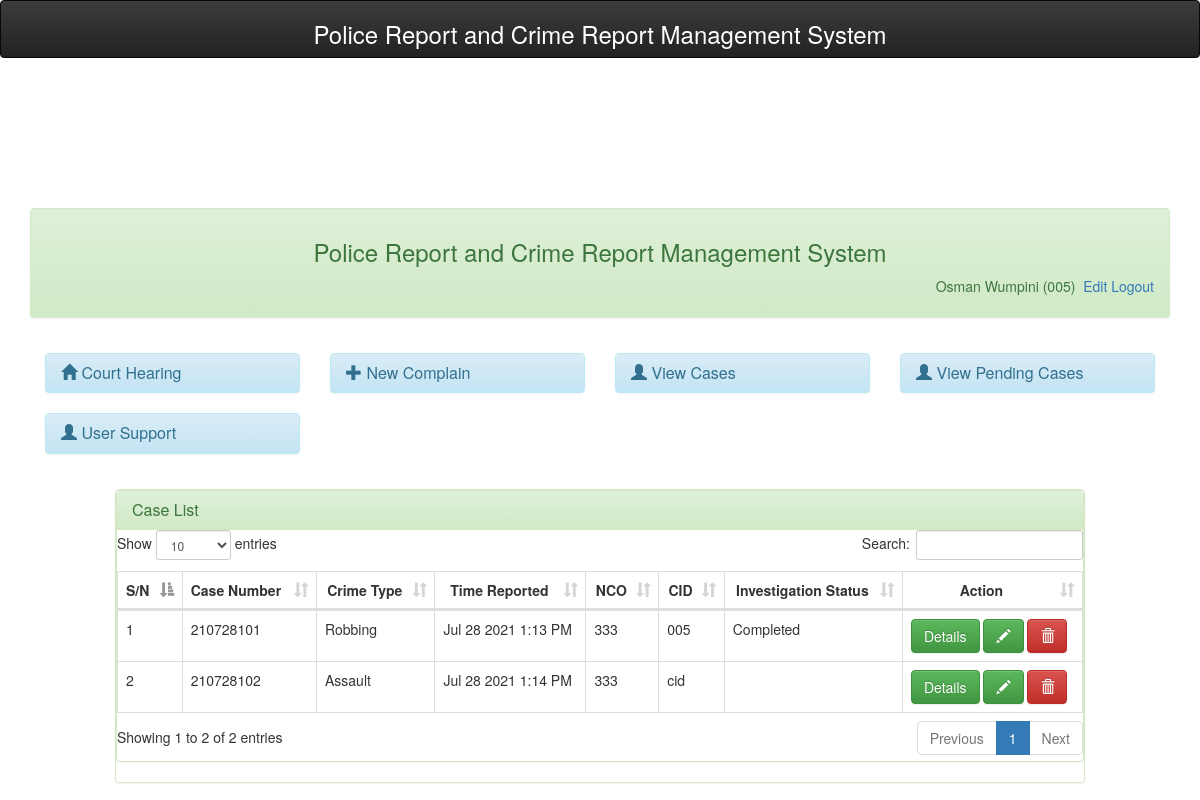
The page /officer/caseview.php (signed in) on the database its author committed.
### tables this page shows
CREATE TABLE `userlogin` (
  `id` int(11) NOT NULL,
  `staffid` varchar(20) NOT NULL,
  `status` varchar(50) NOT NULL,
  `password` varchar(50) NOT NULL,
  `surname` varchar(50) NOT NULL,
  `othernames` varchar(50) NOT NULL,
  `confirmation` text DEFAULT NULL
);

CREATE TABLE `case_table` (
  `case_id` varchar(20) NOT NULL,
  `statement` varchar(200) NOT NULL,
  `caseid` int(11) NOT NULL,
  `date_added` datetime DEFAULT NULL,
  `staffid` varchar(30) NOT NULL,
  `case_type` varchar(50) NOT NULL,
  `status` varchar(50) NOT NULL,
  `cid` varchar(20) NOT NULL DEFAULT 'Not Yet',
  `complete_date` date NOT NULL,
  `diaryofaction` varchar(200) NOT NULL
);

### officer/session.php (called while the page is built, shortened)
<?php
$session_id=$_SESSION['staffid'];
?>

### officer/caseview.php (the view, shortened to what this page needs)
<?php
include('dbconnect.php');
include('header.php');
 ?>
<br />
<div class="container-fluid">
	<?php include('menubar.php');?>
	<div class="col-md-1"></div>
	<div class="col-md-10">
		<div class="panel panel-success">
			<div class="panel panel-success">
			 	<div class="panel-heading">
			 		<h3 class="panel-title">
			 			Case List
			 		</h3>
			 	</div>
<div id="trans-table">
<table id="myTable-trans" class="table table-bordered table-hover" cellspacing="0" width="100%">
	<thead>
	    <tr>
	        <th>S/N</th>
	         <th>Case Number</th>
	        <th ><center>Crime Type</center></th>
	        <th><center>Time Reported</center></th>
	        <th><center>NCO</center></th>
	        <th><center>CID</center></th>
	        <th><center>Investigation Status</center></th>
	        <th><center>Action</center></th>
	    </tr>
	</thead>
    <tbody>
    	<?php
		$sn=0;
		$query=mysqli_query($dbcon,"select * from case_table");
		while($row = mysqli_fetch_array($query)){
		$id = $row['case_id'];
		$sn++;
		?>
		<tr>
        <td><?php echo $sn;?></td>
        <td><?php echo $row['case_id'];?></td>
		<td><?php echo $row['case_type'];?></td>
		<td><?php echo date('M j Y g:i A', strtotime($row['date_added'])); ?></td>
		<td><?php echo $row['staffid']; ?></td>
		<td><?php echo $row['cid']; ?></td>
		<td><?php echo $row['status']; ?></td>
		<td class="empty" width="">
			<a data-placement="left" title="Click to view" id="view<?php echo $id;?>" href="casedetails.php<?php echo '?id='.$id; ?>&status=<?php echo $row['status'] ?>" class="btn btn-success">Details<i class="icon-pencil icon-large"></i></a>
		<button type="button" data-toggle="modal" data-target="#<?php echo $row['case_id'];?>" data-placement="left" title="Click to edit"   class="btn btn-success"><span class="glyphicon glyphicon-pencil" aria-hidden="true"></span></button>
		<button type="button" data-toggle="modal" data-target="#delete<?php echo $row['case_id'];?>" data-placement="left"  class="btn btn-danger"><span class="glyphicon glyphicon-trash" aria-hidden="true"></span></button>
		</td>
		</tr>
	<?php } ?>
    </tbody>
</table>
</div>
</div>
	</div>
</div>
</body>
</html>

### officer/menubar.php
<div class="col-md-12">
	<div class="panel panel-success">
		<div class="panel-heading" style="padding-bottom: 40px;">
			<center>
				<h3> Police Report and Crime Report Management System</h3>
			</center>
			<?php
			include('session.php');
			include('dbconnect.php');
			$query = mysqli_query($dbcon, "select * from userlogin where staffid = '$session_id'") or die(mysqli_error($dbcon));
			$row = mysqli_fetch_array($query);
			?>
			<span class="pull-right">
				<?php echo $row['surname'] . " " . $row['othernames'] . " (" . $row['staffid'] . ")";  ?>
				<a href="profile.php"><i class="icon-signout icon-large"></i>&nbsp;Edit</a><a href="logout.php"><i class="icon-signout icon-large"></i>&nbsp;Logout</a>
			</span>
		</div>
	</div>
	<div class="panel-body">
		<div class="row">
			<div class="col-md-3">
				<div class="panel panel-info">
					<div class="panel-heading">
						<h3 class="panel-title"> <a href="court_hearing.php">
								<span class="glyphicon glyphicon-home" aria-hidden="true"></span> Court Hearing</a>
					</div>
				</div>
			</div>
			<div class="col-md-3">
				<div class="panel panel-info">
					<div class="panel-heading">
						<h3 class="panel-title"> <a href="addcompl.php">
								<span class="glyphicon glyphicon-plus" aria-hidden="true"></span>
								New Complain</a>
						</h3>
					</div>
				</div>
			</div>
			<div class="col-md-3">
				<div class="panel panel-info">
					<div class="panel-heading">
						<h3 class="panel-title"> <a href="caseview.php">
								<span class="glyphicon glyphicon-user" aria-hidden="true"></span> View Cases</a>
					</div>
				</div>
			</div>
			<div class="col-md-3">
				<div class="panel panel-info">
					<div class="panel-heading">
						<h3 class="panel-title"> <a href="pen_caseview.php">
								<span class="glyphicon glyphicon-user" aria-hidden="true"></span> View Pending Cases</a>
					</div>
				</div>
			</div>
			<div class="col-md-3">
				<div class="panel panel-info">
					<div class="panel-heading">
						<h3 class="panel-title"> <a href="support.php">
								<span class="glyphicon glyphicon-user" aria-hidden="true"></span> User Support</a>
					</div>
				</div>
			</div>
		</div>
	</div>
</div>
</div>

### officer/assets/css/simple-sidebar.css (style rules this page uses)
body { overflow-x: hidden; }

### rows shown on the page
userlogin: surname "Osman", othernames "Wumpini", staffid "005"
case_table: case "210728101", case_type "Robbing", date_added "Jul 28 2021 1:13 PM", staffid "333", cid "005", status "Completed"
case_table: case "210728102", case_type "Assault", date_added "Jul 28 2021 1:14 PM", staffid "333", cid "cid"
